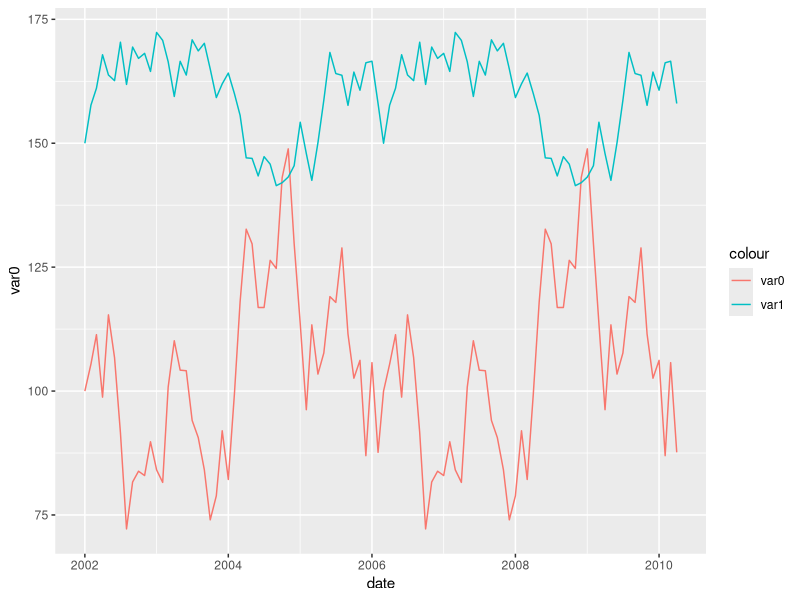
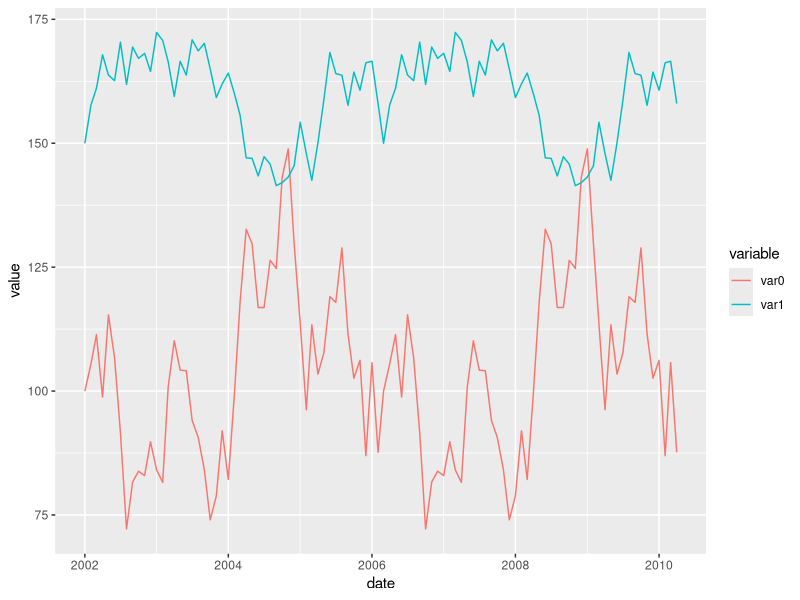
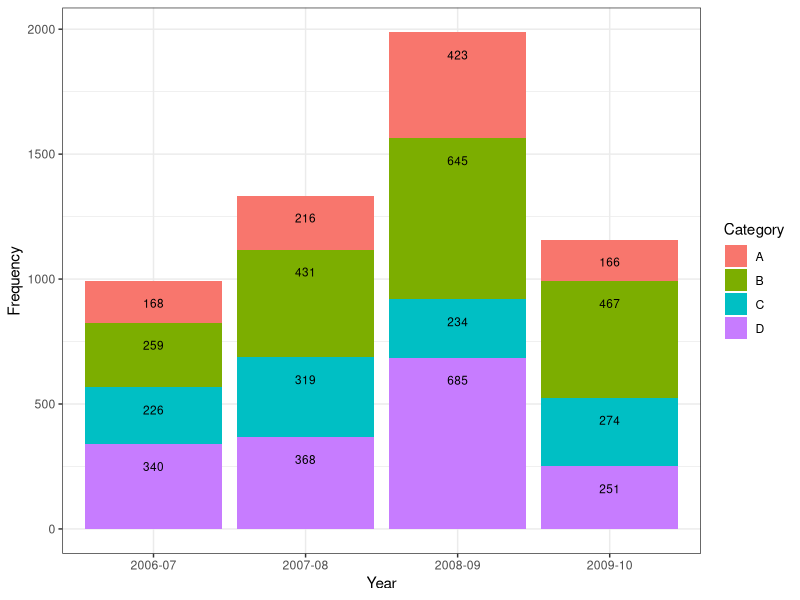
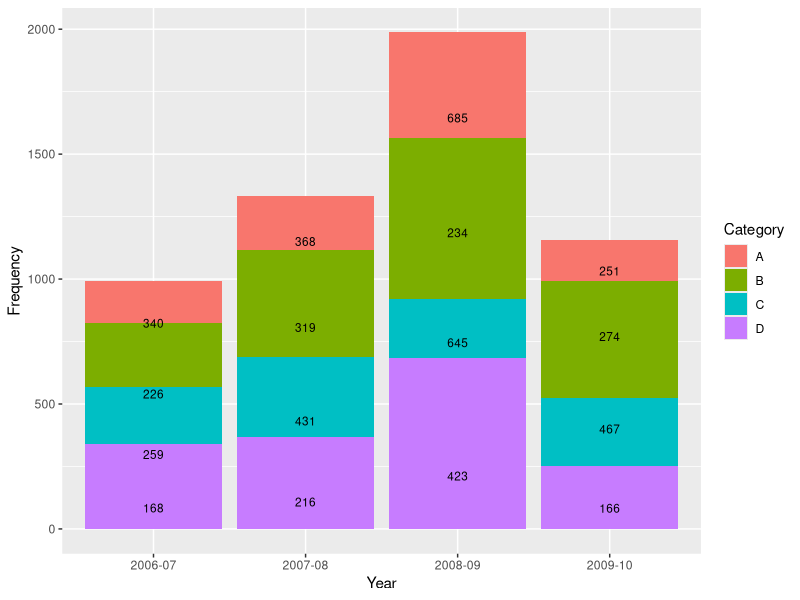
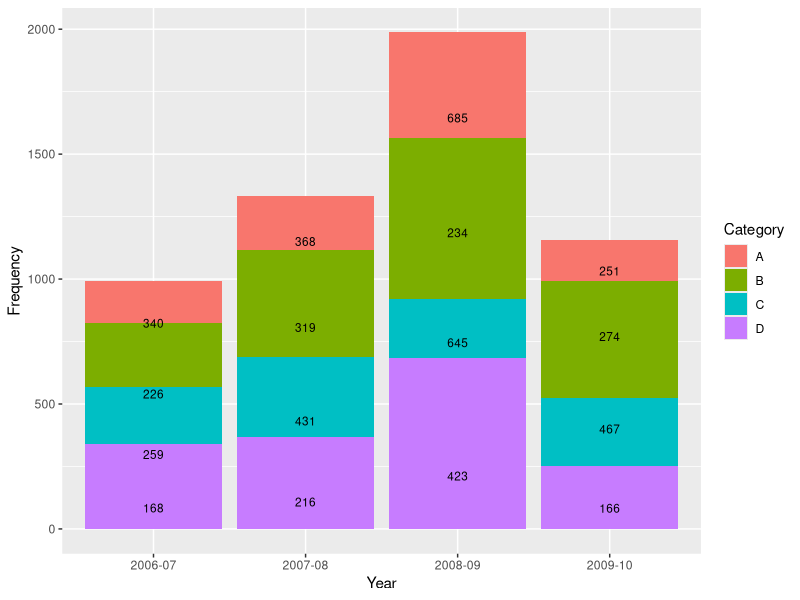
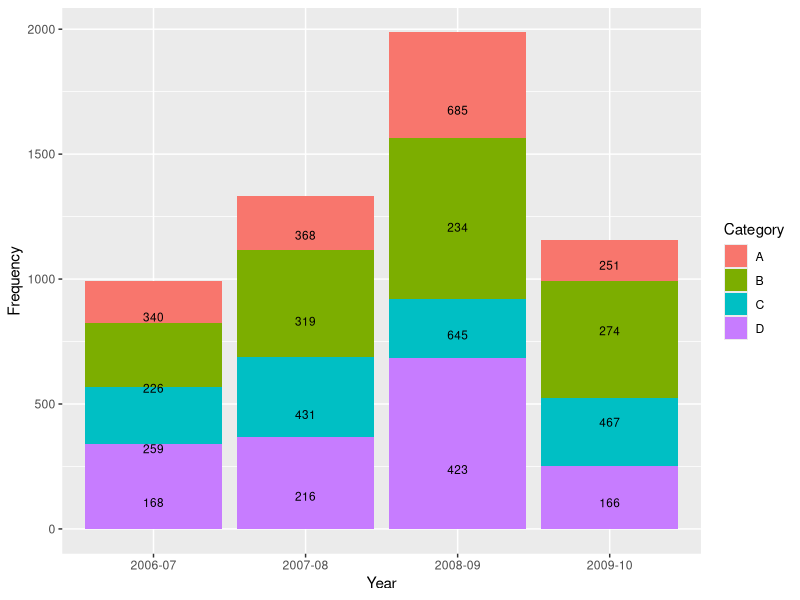
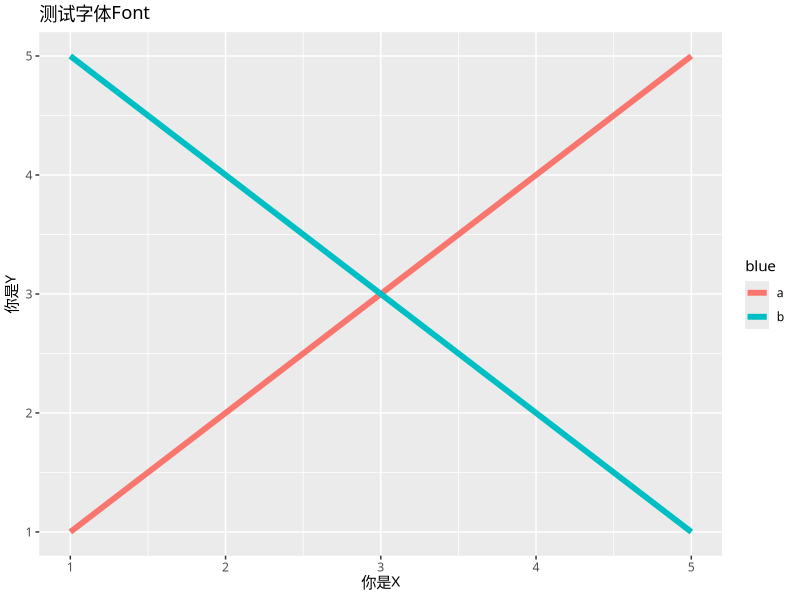
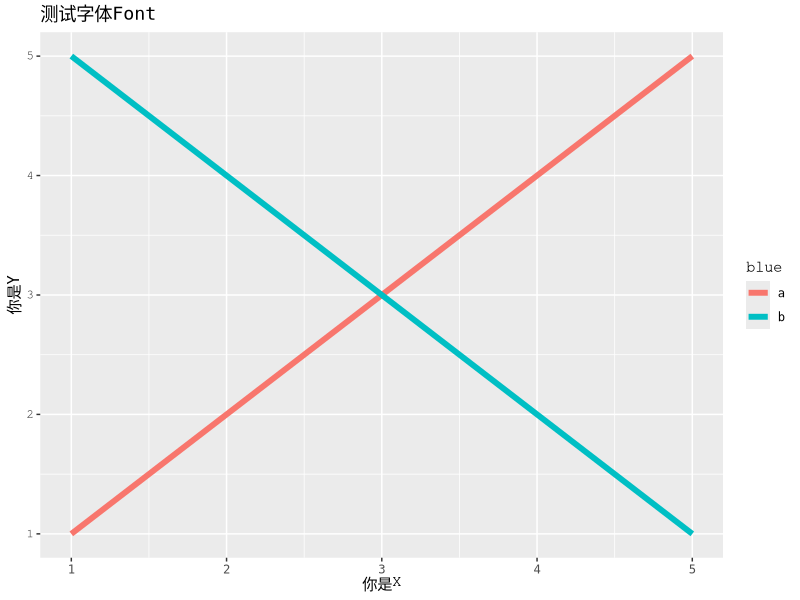

Source code (R) for these figures, in order: (Note: this script raises an error after producing the figures.)
## ---- chunk 1
# Load ggplot2 package
if(!suppressWarnings(require(ggplot2)))
{
    install.packages('ggplot2')
    require("ggplot2")
}

# data
test_data <- data.frame(
  var0 = 100 + c(0, cumsum(runif(49, -20, 20))),
  var1 = 150 + c(0, cumsum(runif(49, -10, 10))),
  date = seq.Date(as.Date("2002-01-01"), by="1 month", length.out=100))
str(test_data)
# 'data.frame':	100 obs. of  3 variables:
#  $ var0: num  100 116 129 132 129 ...
#  $ var1: num  150 150 157 151 154 ...
#  $ date: Date, format:  ...

head(test_data, 5);tail(test_data, 5);

# use wide format data to draw plot
p1 <- ggplot(test_data, aes(date)) +
  geom_line(aes(y = var0, colour = "var0")) +
  geom_line(aes(y = var1, colour = "var1"))

p1

test_data_long <- reshape2::melt(test_data,id.vars = c("date"),
  variable.name = "variable", 
  value.name = "value")
#         date variable     value
# 1 2002-01-01     var0 100.00000
# 2 2002-02-01     var0 112.84507
# 3 2002-03-01     var0 115.37682
# 4 2002-04-01     var0 108.17863
# 5 2002-05-01     var0  99.08404
# 6 2002-06-01     var0 107.86098

# use long format data to draw plot
p2 <- ggplot(data=test_data_long, aes(x=date, y=value, colour=variable)) +
  geom_line()

p2
## ---- chunk 2
Year <- c(rep(c("2006-07", "2007-08", "2008-09", "2009-10"
), each = 4))

Category <- c(rep(c("A", "B", "C", "D"), times = 4))

Frequency <- c(168,  259,  226,  340,  216,  431,  319,  368,  423,  645,  234,  685,  166,  467,  274,  251)

Data <- data.frame(Year, Category, Frequency)

str(Data)

require(ggplot2)

p <- ggplot(Data, aes(Year, Frequency, fill = Category)) +
    geom_bar(stat = "identity") +
    theme_bw()

p + geom_text(aes(label = Frequency),
    size = 3,
    hjust = 0.5,
    vjust = 3,
    position = "stack") 

## method2
library(plyr)
library(ggplot2)

# calculate midpoints of bars (simplified using comment by @DWin)
Data <- ddply(Data, .(Year), transform, pos = cumsum(Frequency) - (0.5 * Frequency))

# plot bars and add text
p <- ggplot(Data, aes(x = Year, y = Frequency)) +
     geom_bar(aes(fill = Category), stat="identity") +
     geom_text(aes(label = Frequency, y = pos), size = 3)
p

## method 3
library(plyr)
library(ggplot2)
Year      <- c(rep(c("2006-07", "2007-08", "2008-09", "2009-10"), each = 4))
Category  <- c(rep(c("A", "B", "C", "D"), times = 4))
Frequency <- c(168, 259, 226, 340, 216, 431, 319, 368, 423, 645, 234, 685, 166, 467, 274, 251)
Data      <- data.frame(Year, Category, Frequency)

# calculate midpoints of bars (simplified using comment by @DWin)
Data <- ddply(Data, .(Year), transform, pos = cumsum(Frequency) - (0.5 * Frequency))

# plot bars and add text
p <- ggplot(Data, aes(x = Year, y = Frequency)) +
     geom_bar(aes(fill = Category), stat="identity") +
     geom_text(aes(label = Frequency, y = pos), size = 3)
p

## method 4
p <- ggplot(Data, aes(x = Year, y = Frequency)) +
  geom_bar(aes(fill = Category), stat="identity") +
  geom_text(aes(label = Frequency), size = 3, position = "stack", vjust = Frequency/75)
p

## ---- chunk 3
font_A <- "Consolas"
font_B <- "Courier"
font_C <- "Courier New"
font_D <- "宋体"
font_E <- "楷体"
font_F <- "隶书"
font_G <- "黑体"

library(ggplot2)

d <- data.frame(X=rep(1:5, 2), Y=c(1:5, 5:1), A=rep(c('a','b'), each=5))

ggplot(data=d, aes(x=X, y=Y, group=A, color=A)) +
  geom_line(size=2) +
  labs(x="你是X", y="你是Y", color="blue", title="测试字体Font") + 
  theme(text = element_text(family = font_F))

ggplot(data=d, aes(x=X, y=Y, group=A, color=A))+
  geom_line(size=2) +
  labs(x="你是X", y="你是Y", color="blue", title="测试字体Font") + 
  theme(text = element_text(family = font_A),  #all
        title = element_text(family = font_B),  #title
        axis.title = element_text(family = font_A),  #axis.title 
        axis.title.x = element_text(family = font_B),  #axis.title.x
        axis.text = element_text(family = font_A),  #axis.text
        axis.text.y = element_text(family = font_B),  #axis.text.y
        legend.text = element_text(family = font_A),  #legend.text
        legend.title = element_text(family = font_B),  #legend.title
        plot.title = element_text(family = font_A)  #plot.title
        ) 

## ---- chunk 4
library(ggplot2)

Treatment <- rep(c('T','C'),each=2)
Gender <- rep(c('M','F'),2)
Response <- sample(1:100,4)
df <- data.frame(Treatment, Gender, Response)

hist <- ggplot(df, aes(x=Gender, y=Response, fill=Treatment))
hist + geom_bar(position = "dodge", stat = "identity") + scale_y_continuous(limits = c(0, 
    100), name = "") 

# adding_space_between_bars_in_ggplot2
hist + geom_bar(width = 0.4, position = position_dodge(width = 0.5))


plot <- ggplot(df, aes(x=Gender, y=Response, fill=Treatment)) + 
  scale_y_continuous(limits = c(0, 100), name = "") +
  theme(legend.position = "none") +
  facet_wrap(~p) +
  mapply(function(w, pw)
    geom_bar(data = transform(df, p=sprintf("w_%.02f_pw_%.02f", w, pw)), stat = "identity", width= w, position = position_dodge(width = pw)),
    w = c(0.6,0.6,0.6,0.3,0.3,0.3), pw = c(0.4,0.7,1.0,0.4,0.7,1.0))
plot

# error bar
ggplot(mtcars, aes(factor(cyl), mpg, fill = factor(am))) + 
  stat_summary(fun.data = mean_se, position = position_dodge(width = 0.9), geom = "linerange") +
  stat_summary(fun.y = mean, geom = "bar", position = position_dodge(width = 0.9))

# error bar2
ggplot(mtcars, aes(factor(cyl), mpg, fill = factor(am))) + 
  stat_summary(fun.data = mean_se, position = position_dodge(width = 0.8), geom = "linerange") +
  layer(geom = "bar", params = list(width = 0.6, fun.data = mean_se), stat = "summary", 
        position = position_dodge(width = 0.8))

## ---- chunk 5
library(ggplot2)
p <- ggplot(mtcars, aes(x = as.factor(gear), fill = as.factor(vs))) +
  geom_bar()
p

# position = fill
p <- ggplot(mtcars, aes(x = as.factor(gear), fill = as.factor(vs))) +
  geom_bar(position = "fill")
p

# scale_y_continuous(labels=percent)
require(scales)
p <- ggplot(mtcars, aes(x = as.factor(gear), fill = as.factor(vs))) +
  geom_bar(position = "fill") +
  scale_y_continuous(labels = percent)
p

# transfer X as Y
require(scales)
p <- ggplot(mtcars, aes(x = as.factor(gear), fill = as.factor(vs))) +
  geom_bar(position = "fill") +
  scale_y_continuous(labels = percent) +
  coord_flip()
p

# transfer X as Y 2
require(scales)
mtcars.v2 <- transform(mtcars, gear2 = gear * -1)
p <- ggplot(mtcars.v2, aes(x = reorder(gear, gear2), fill = as.factor(vs))) +
  geom_bar(position = "fill") +
  scale_y_continuous(labels = percent) +
  coord_flip()
p

## ---- chunk 6
library(ggplot2)

ggplot(mtcars, aes(x = as.factor(gear))) +
  geom_bar()

# coord_flip() x as y
ggplot(mtcars, aes(x = as.factor(gear))) +
  geom_bar() +
  coord_flip()

# ylim
ggplot(mtcars, aes(x = as.factor(gear))) +
  geom_bar() +
  coord_flip() +
  ylim(c(0,20))

# reorder
ggplot(mtcars, aes(x = reorder(as.factor(gear), gear * -1))) +
  geom_bar() +
  coord_flip()

# reorder/reverse
ggplot(mtcars, aes(x = gear)) +
  geom_bar() +
  coord_flip() +
  scale_x_reverse()

## ---- chunk 7
require(ggplot2)

# add vline
p <- ggplot(aes(x = mpg, y = hp), data = mtcars)
p + geom_vline(xintercept = 20) + geom_point(data = mtcars)


myFunction <- function() {
  return(
    geom_vline(xintercept = 20) + geom_point(data = mtcars)
  )
}
p <- ggplot(aes(x = mpg, y = hp), data = mtcars)
p
# p + myFunction()
# p + myFunction()


# add vline
myFunction <- function()
 list(geom_vline(xintercept = 20),
      geom_point(data = mtcars))

p <- ggplot(aes(x = mpg, y = hp), data = mtcars)
p + myFunction()


# error bar、se
lay = list(stat_summary(fun.y = mean, geom = "line"),
           stat_summary(fun.data = mean_se))

ggplot(mtcars, aes(am, mpg, colour = factor(vs), group=factor(vs))) + lay

ggplot(iris, aes(Species, Sepal.Length, group=1)) + lay


## 

p <- ggplot(iris, aes(y=Sepal.Width, x=Species)) +
  stat_summary(fun.y=mean, geom = "bar") + 
  ylim(0,6) + 
  lapply(1:3, function(i) geom_segment(x=i-0.4, y=7-i, xend=i+0.4, yend=7-i))
p

##
p = ggplot(data.frame(x = c(-10, 10)), aes(x)) +
  mapply(function(m, s, co) stat_function(fun = dnorm, args = list(mean = m, sd = s), colour = co), 
         -1:1, c(0.5, 1, 1.5), rainbow(3))
p

## ---- chunk 8

library(ggplot2)
ggplot(mtcars, aes(wt, mpg)) +
  geom_point()

# scale_y_continuous
ggplot(mtcars, aes(wt, mpg)) +
  geom_point() + 
  scale_y_continuous(limits = c(0, NA))

#
ggplot(mtcars, aes(wt, mpg)) +
  geom_point() + 
  ylim(c(0, NA)) +
  xlim(c(-2, NA))

#

ggplot(mtcars, aes(wt, mpg)) +
  geom_point() + 
  expand_limits(y=0)

## ---- chunk 9

require(ggplot2)
p <- ggplot(diamonds, aes(cut, fill = clarity)) + 
  geom_bar()
p

#guides
p <- ggplot(diamonds, aes(cut, fill = clarity)) + 
  geom_bar() +
  guides(fill = guide_legend(reverse = TRUE))
p

#fill，guide_legend
p <- ggplot(diamonds, aes(cut, colour = clarity)) + 
  geom_bar(fill = "white") +
  guides(colour = guide_legend(reverse = TRUE))
p

#
p <- ggplot(diamonds, aes(carat, price, colour = clarity, shape = cut)) +
  geom_point() +
  theme(legend.position = "top")
p

#guide_legend

p <- ggplot(diamonds, aes(carat, price, colour = clarity, shape = cut)) +
  geom_point() +
  theme(legend.position = "top") +
  guides(shape = guide_legend(order = 2),
         colour = guide_legend(order = 1))
p

#
p + guides(shape = guide_legend(order = 1),
         colour = guide_legend(order = 2))

#
p <- ggplot(iris, aes(x = Species, y = Sepal.Length, colour = Sepal.Width)) + 
  geom_point()
p

#
p <- ggplot(iris, aes(x = Species, y = Sepal.Length, colour = Sepal.Width)) + 
  geom_point() +
  guides(colour = guide_colourbar(reverse = TRUE))
p

#
p <- ggplot(diamonds, aes(carat, price, colour = depth, shape = cut)) +
  geom_point() +
  theme(legend.position = "top") +
  guides(shape = guide_legend(order = 1),
         colour = guide_colourbar(order = 2))
p

## ---- chunk 10
library(ggplot2)

p <- ggplot(mtcars, aes(x = gear, y = wt)) + 
  geom_point()
p

# revert x
p <- ggplot(mtcars, aes(x = gear, y = wt)) + 
  geom_point() +
  scale_x_reverse()
p

#box plot
p <- ggplot(mtcars, aes(x = as.factor(gear), y = wt)) +
  geom_boxplot()
p

#transform
mtcars.v2 <- transform(mtcars, gear2 = gear * -1) # 値の順序が逆転する変数gear2を作成
p <- ggplot(mtcars.v2, aes(x = reorder(gear, gear2), y = wt)) +
  geom_boxplot()
p

# factor
ggplot(iris, aes(x = Species, y = Sepal.Width)) +
  stat_summary(fun.y = mean, geom = "bar")

#reorder
ggplot(iris, aes(x = reorder(x = Species, X = Sepal.Width, FUN = mean), y = Sepal.Width)) +
  stat_summary(fun.y = mean, geom = "bar")
## ---- chunk 11

# geom_smooth(aes(x=(spline(y~x)$x, y=spline(y~x)$y))
library(ggplot2)
n <- 10
d <- data.frame(x = 1:n, y = rnorm(n))
ggplot(d,aes(x,y)) + geom_point() + 
  geom_line(data=data.frame(spline(d, n=n*10)))

## ---- chunk 12
d <- rnorm(100) #data

# transparent
png('tr_tst1.png',width=300,height=300,units="px",bg = "transparent")
boxplot(d)
dev.off()

# ggplot2 plot
df <- data.frame(y=d,x=1)
p <- ggplot(df) + stat_boxplot(aes(x=x,y=y)) 
p <- p + theme(
    panel.background = element_rect(fill = "transparent",color = NA),
    panel.grid.minor = element_line(color = NA), 
    panel.grid.major = element_line(color = NA)
)
# save png
png('tr_tst2.png',width=300,height=300,units="px",bg = "transparent")
p
dev.off()
## ---- chunk 13
d <- rnorm(100)
df <- data.frame(y=d,x=1)
p <- ggplot(df) + stat_boxplot(aes(x = x,y=y)) 
p <- p + theme(
    panel.background = element_rect(fill = "transparent",color = NA),
    panel.grid.minor = element_line(color = NA), 
    panel.grid.major = element_line(color = NA),
    plot.background = element_rect(fill = "transparent",color = NA)  # add
)
p
## ---- chunk 14
ggsave("tr_tst3.png", p, bg = "transparent")
sessionInfo()

require(ggthemes)
p + theme_wsj()
## ---- chunk 15
f <- data.frame(x=c(x1,x2,x3), y=rep(y,3), type=rep(LETTERS[1:3], each=length(y)))

p
## ---- chunk 16
n=50000;
r=0.7;r_e=(1-r*r)^.5;
X=rnorm(n);
Y=X*r+r_e*rnorm(n);
Y=ifelse(X>0,Y,-Y);
plot(X,Y,col="pink")
## ---- chunk 17
n=50000;
r=0.7;r_e=(1-r*r)^.5;
X=rnorm(n);
Y=X*r+r_e*rnorm(n);
Y=ifelse(X>0,Y,-Y);
a<-sample(c(2,6,7,8),50000,T)
b<-sample(c(76,79,86,69),50000,T)
plot(X,Y,col=0)
text(X,Y,"lOVE",col=a)
## ---- chunk 18
xrange = c(-15, 15)
yrange = c(0, 16)
plot(0, xlim = xrange, ylim = yrange, type = "n")
#plot(xrange, yrange, type="n", ann=FALSE, axes=FALSE)
yr = seq(yrange[1], yrange[2], len = 50)
offsetFn = function(y) {
2 * sin(0 + y/3)
}
offset = offsetFn(yr)
leftE = function(y) {
-10 - offsetFn(y)
}
rightE = function(y) {
10 + offsetFn(y)
}
xp = c(leftE(yr), rev(rightE(yr)))
yp = c(yr, rev(yr))
polygon(xp, yp, col = "#ffeecc", border = NA)
h = 9
xt = seq(0, rightE(h), len = 100)
yt = log(1 + log(1 + log(xt + 1)))
yt = yt - min(yt)
yt = h * yt/max(yt)
x = c(leftE(h), rightE(h), rev(xt), -xt)
y = c(h, h, rev(yt), yt)
polygon(x, y, col = "red", border = NA)
